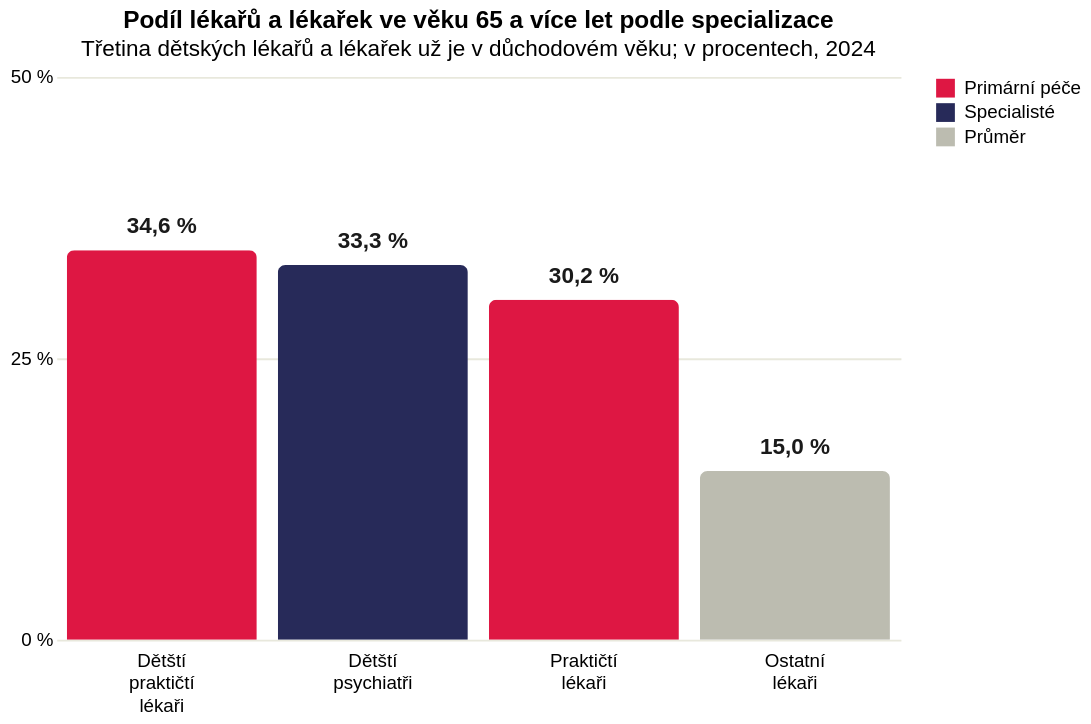

Write a Vega-Lite specification for this figure.
### Vega-Lite specification from a JSON file in a GitHub repository (floating-point values rounded to 4 significant figures)
{"_source": "ÚZIS, Registr zdravotnických pracovníků 2024", "$schema": "https://vega.github.io/schema/vega-lite/v5.json", "description": "Věková struktura lékařů v ČR: podíl lékařů a lékařek v důchodovém věku (65+), svislé sloupce", "width": 450, "height": 300, "title": {"text": "Podíl lékařů a lékařek ve věku 65 a více let podle specializace", "subtitle": "Třetina dětských lékařů a lékařek už je v důchodovém věku; v procentech, 2024"}, "data": {"values": [{"spec": "Dětští praktičtí lékaři", "val": 34.6, "label": "34,6 %", "cat": "Primární péče"}, {"spec": "Dětští psychiatři", "val": 33.3, "label": "33,3 %", "cat": "Specialisté"}, {"spec": "Praktičtí lékaři", "val": 30.2, "label": "30,2 %", "cat": "Primární péče"}, {"spec": "Ostatní lékaři", "val": 15.0, "label": "15,0 %", "cat": "Průměr"}]}, "layer": [{"params": [{"name": "serie", "select": {"type": "point", "fields": ["cat"]}, "bind": "legend"}], "mark": {"type": "bar", "cornerRadiusEnd": 4}, "encoding": {"x": {"field": "spec", "type": "nominal", "title": null, "sort": ["Dětští praktičtí lékaři", "Dětští psychiatři", "Praktičtí lékaři", "Ostatní lékaři"], "axis": {"domain": false, "ticks": false, "labelAngle": 0, "labelPadding": 6, "labelExpr": "split(datum.value, ' ')"}}, "y": {"field": "val", "type": "quantitative", "title": null, "scale": {"domain": [0, 50]}, "axis": {"grid": true, "gridColor": "#e8e8dc", "domain": false, "ticks": false, "values": [0, 25, 50], "labelExpr": "datum.value + ' %'"}}, "color": {"field": "cat", "type": "nominal", "scale": {"domain": ["Primární péče", "Specialisté", "Průměr"], "range": ["#de1743", "#272a59", "#bcbcb0"]}, "legend": {"title": null}}, "opacity": {"condition": {"param": "serie", "value": 1}, "value": 0.18}, "tooltip": [{"field": "spec", "title": "Specializace"}, {"field": "cat", "title": "Skupina"}, {"field": "label", "title": "Podíl lékařů a lékařek 65+"}]}}, {"mark": {"type": "text", "align": "center", "baseline": "bottom", "dy": -6, "fontSize": 12, "fontWeight": "bold", "color": "#1a1a1a"}, "encoding": {"x": {"field": "spec", "type": "nominal", "sort": ["Dětští praktičtí lékaři", "Dětští psychiatři", "Praktičtí lékaři", "Ostatní lékaři"]}, "y": {"field": "val", "type": "quantitative", "scale": {"domain": [0, 50]}}, "text": {"field": "label"}, "opacity": {"condition": {"param": "serie", "value": 1}, "value": 0.18}}}], "config": {"view": {"stroke": "transparent"}}}
